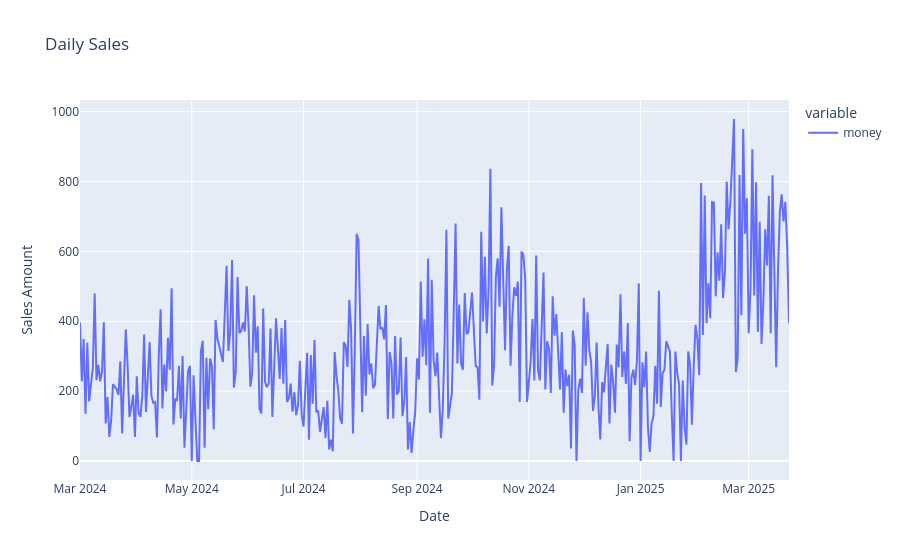

The notebook cell this image was saved under:
### Code cell
#Daily sales 
daily_sales = df.groupby(df['datetime'].dt.date)['money'].sum()
daily_sales = daily_sales.reindex(pd.date_range(start=daily_sales.index.min(), end=daily_sales.index.max(), freq='D'), fill_value=0)
fig = px.line(daily_sales, title='Daily Sales')
fig.update_layout(yaxis_title='Sales Amount', xaxis_title='Date')
fig.update_xaxes(tickformat="%b %Y")
fig.show()

### Figure 1 — Plotly figure (JSON) as saved in the notebook; plotly's stock layout.template omitted (floating-point values rounded to 4 significant figures; data arrays with more than 128 entries replaced by an {"elided": "..."} marker saying what was removed)
{"data": [{"hovertemplate": "variable=money<br>index=%{x}<br>value=%{y}<extra></extra>", "legendgroup": "money", "line": {"color": "#636efa", "dash": "solid"}, "marker": {"symbol": "circle"}, "mode": "lines", "name": "money", "orientation": "v", "showlegend": true, "type": "scatter", "x": {"elided": "388 str values"}, "xaxis": "x", "y": {"elided": "388 float values"}, "yaxis": "y"}], "layout": {"legend": {"title": {"text": "variable"}, "tracegroupgap": 0}, "title": {"text": "Daily Sales"}, "xaxis": {"anchor": "y", "domain": [0, 1], "tickformat": "%b %Y", "title": {"text": "Date"}}, "yaxis": {"anchor": "x", "domain": [0, 1], "title": {"text": "Sales Amount"}}}}
